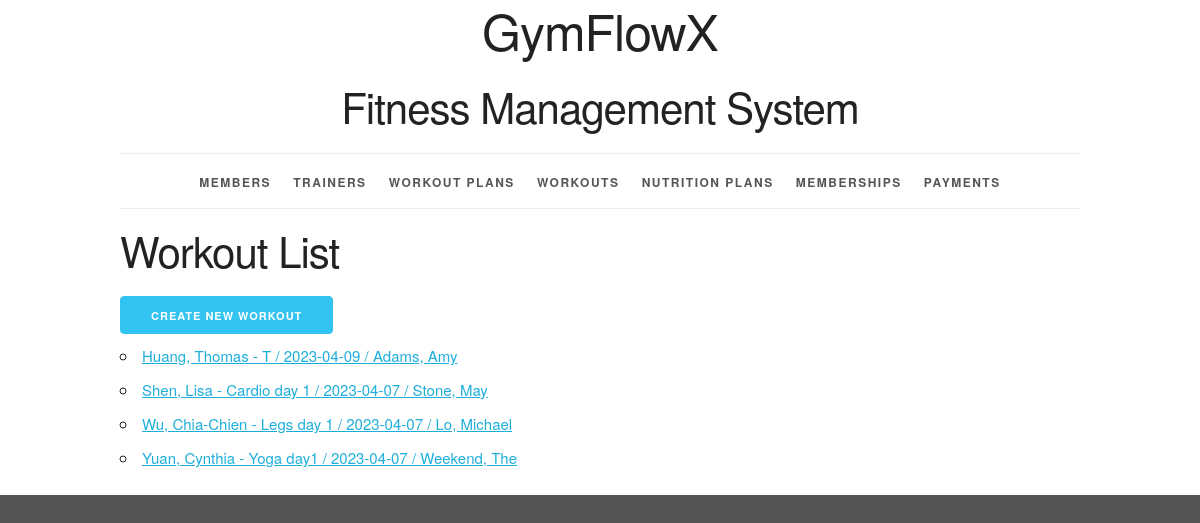
The app's page /workout/, older data.
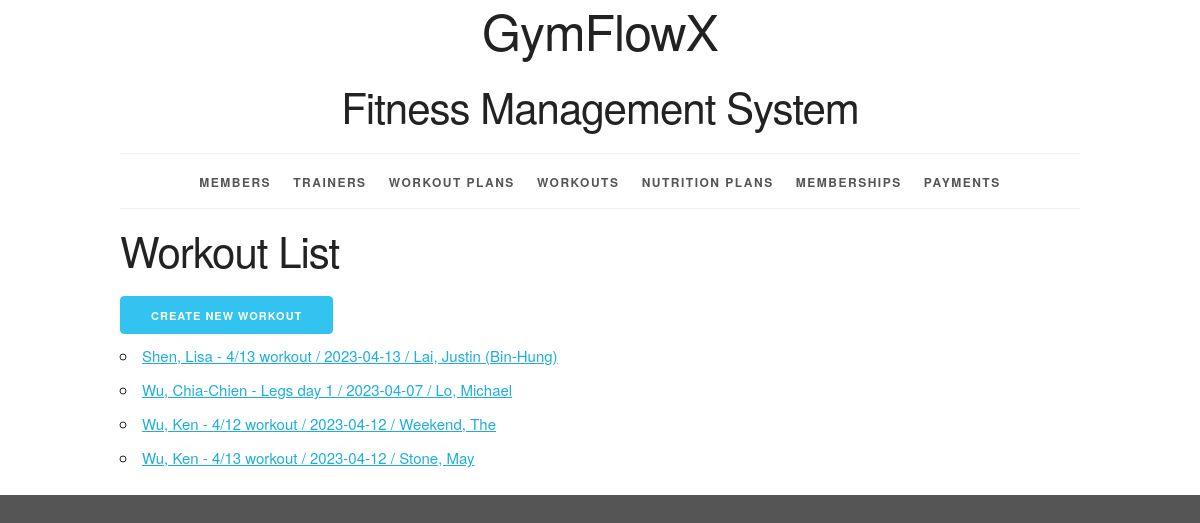
The same page, newer data.
### workoutinfo/models.py (models this page shows, shortened)
class Workout(models.Model):
    workout_id = models.AutoField(primary_key=True)
    date = models.DateField()
    name = models.CharField(max_length=255)
    description = models.TextField()
    duration = models.IntegerField(help_text='Enter duration in minutes')
    workout_plan = models.ForeignKey(WorkoutPlan, related_name='workouts', on_delete=models.PROTECT)
    member = models.ForeignKey(Member, related_name='workouts', on_delete=models.PROTECT)
    trainer = models.ForeignKey(Trainer, related_name='workouts', on_delete=models.PROTECT)
    def __str__(self):
        return f"{self.member} - {self.name} / {self.date} / {self.trainer}"
    def get_absolute_url(self):
        return reverse('workoutinfo_workout_detail_urlpattern',
                       kwargs={'pk': self.pk}
                       )
    class Meta:
        ordering = ['member', 'name', 'date']
        constraints = [
            UniqueConstraint(fields=['member', 'name'], name='unique_workout')
        ]

class Member(models.Model):
    MALE = 'M'
    FEMALE = 'F'
    OTHER = 'O'
    GENDER_CHOICES = [
        (MALE, 'Male'),
        (FEMALE, 'Female'),
        (OTHER, 'Other'),
    ]
    member_id = models.AutoField(primary_key=True)
    first_name = models.CharField(max_length=45)
    last_name = models.CharField(max_length=45)
    disambiguator = models.CharField(max_length=45, blank=True, default='')
    gender = models.CharField(max_length=1, choices=GENDER_CHOICES)
    phone_number = models.CharField(
        max_length=15,
        validators=[RegexValidator(
            r'^\+?\d{9,15}$',
            'Enter a valid phone number.'
        )]
    )
    def __str__(self):
        if self.disambiguator == '':
            return '%s, %s' % (self.last_name, self.first_name)
        else:
            result = '%s, %s (%s)' % (self.last_name, self.first_name, self.disambiguator)
        return result
    class Meta:
        ordering = ['last_name', 'first_name', 'disambiguator']
        constraints = [
            models.UniqueConstraint(fields=['last_name', 'first_name', 'phone_number'], name='unique_member')
        ]

class Trainer(models.Model):
    GENDER_CHOICES = [
        ('M', 'Male'),
        ('F', 'Female'),
        ('O', 'Other'),
    ]
    member_id = models.AutoField(primary_key=True)
    first_name = models.CharField(max_length=45)
    last_name = models.CharField(max_length=45)
    disambiguator = models.CharField(max_length=45, blank=True, default='')
    gender = models.CharField(max_length=1, choices=GENDER_CHOICES)
    phone_number = models.CharField(
        max_length=15,
        validators=[RegexValidator(
            r'^\+?\d{9,15}$',
            'Enter a valid phone number.'
        )]
    )
    def __str__(self):
        if self.disambiguator == '':
            return '%s, %s' % (self.last_name, self.first_name)
        else:
            result = '%s, %s (%s)' % (self.last_name, self.first_name, self.disambiguator)
        return result
    class Meta:
        ordering = ['last_name', 'first_name', 'disambiguator']
        constraints = [
            UniqueConstraint(fields=['last_name', 'first_name', 'phone_number'], name='unique_trainer')
        ]

### workoutinfo/views.py (the view)
class WorkoutList(View):
    def get(self, request):
        return render(
            request,
            'workoutinfo/workout_list.html',
            {'workout_list': Workout.objects.all()}
        )

### workoutinfo/templates/workoutinfo/workout_list.html (shortened to what this page needs)
{% extends 'workoutinfo/base.html' %}
{% block content %}
    <h2>Workout List</h2>
    <div>
      <a href="{% url 'workoutinfo_workout_create_urlpattern' %}"
      class="button button-primary">
        Create New Workout</a>
    </div>
    <ul>
        {% for workout in workout_list %}
            <li>
                <a href="{{ workout.get_absolute_url }}">{{ workout }}</a>
            </li>
        {% empty %}
            <li><em>There are currently no workouts available.</em></li>
        {% endfor %}
    </ul>
{% endblock %}

### workoutinfo/templates/workoutinfo/base.html (shortened to what this page needs)
{% load static %}
<!DOCTYPE html>
<html lang="en">
<head>
    <link rel="stylesheet" type="text/css"
          href="{% static 'workoutinfo/normalize.css' %}">
    <link rel="stylesheet" type="text/css"
          href="{% static 'workoutinfo/skeleton.css' %}">
    <link rel="stylesheet" type="text/css"
          href="{% static 'workoutinfo/style.css' %}">
</head>
<body>
<div class="container">
    <header class="row">
        <div class="offset-by-one ten columns">
            <h1>GymFlowX</h1>
            <h2>Fitness Management System</h2>
        </div>
    </header>
    <nav>
        <ul>
            <li>
                <a href="{% url 'workoutinfo_member_list_urlpattern' %}">
                    Members</a></li>
            <li>
                <a href="{% url 'workoutinfo_trainer_list_urlpattern' %}">
                    Trainers</a></li>
            <li>
                <a href="{% url 'workoutinfo_workoutplan_list_urlpattern' %}">
                    Workout Plans</a></li>
            <li>
                <a href="{% url 'workoutinfo_workout_list_urlpattern' %}">
                    Workouts</a></li>
            <li>
                <a href="{% url 'workoutinfo_nutritionplan_list_urlpattern' %}">
                    Nutrition Plans</a></li>
            <li>
                <a href="{% url 'workoutinfo_membership_list_urlpattern' %}">
                    Memberships</a></li>
            <li>
                <a href="{% url 'workoutinfo_payment_list_urlpattern' %}">
                    Payments</a></li>
        </ul>
    </nav>
    <main>
        {% block content %}{% endblock %}
    </main>
</div>
</body>
</html>

### workoutinfo/static/workoutinfo/skeleton.css (style rules this page uses)
.container { position: relative; width: 100%; max-width: 960px; margin: 0 auto; padding: 0 20px; box-sizing: border-box; }
.column, .columns { width: 100%; float: left; box-sizing: border-box; }
@media (min-width: 400px) { .container { width: 85%; padding: 0; } }
@media (min-width: 550px) { .container { width: 80%; } }
@media (min-width: 550px) { .column, .columns { margin-left: 4%; } }
@media (min-width: 550px) { .column:first-child, .columns:first-child { margin-left: 0; } }
@media (min-width: 550px) { .ten.columns { width: 82.6666666667%; } }
@media (min-width: 550px) { .offset-by-one.column, .offset-by-one.columns { margin-left: 8.66666666667%; } }
html { font-size: 62.5%; }
body { font-size: 1.5em; line-height: 1.6; font-weight: 400; font-family: "Raleway", "HelveticaNeue", "Helvetica Neue", Helvetica, Arial, sans-serif; color: #222; }
h1, h2, h3, h4, h5, h6 { margin-top: 0; margin-bottom: 2rem; font-weight: 300; }
h1 { font-size: 4.0rem; line-height: 1.2; letter-spacing: -.1rem; }
h2 { font-size: 3.6rem; line-height: 1.25; letter-spacing: -.1rem; }
@media (min-width: 550px) { h1 { font-size: 5.0rem; } }
@media (min-width: 550px) { h2 { font-size: 4.2rem; } }
a { color: #1EAEDB; }
.button, button, input[type="submit"], input[type="reset"], input[type="button"] { display: inline-block; height: 38px; padding: 0 30px; color: #555; text-align: center; font-size: 11px; font-weight: 600; line-height: 38px; letter-spacing: .1rem; text-transform: uppercase; text-decoration: none; white-space: nowrap; background-color: transparent; border-radius: 4px; border: 1px solid #bbb; cursor: pointer; box-sizing: border-box; }
.button.button-primary, button.button-primary, input[type="submit"].button-primary, input[type="reset"].button-primary, input[type="button"].button-primary { color: #FFF; background-color: #33C3F0; border-color: #33C3F0; }
ul { list-style: circle inside; }
ol, ul { padding-left: 0; margin-top: 0; }
li { margin-bottom: 1rem; }
button, .button { margin-bottom: 1rem; }
pre, blockquote, dl, figure, table, p, ul, ol, form { margin-bottom: 2.5rem; }
.container:after, .row:after, .u-cf { content: ""; display: table; clear: both; }

### workoutinfo/static/workoutinfo/style.css (style rules this page uses)
html { height: 100%; background-color: #555; }
body { background-color: white; }
body>div>header { text-align: center;; }
header h1 { display: inline-block; font-weight: normal; font-style: normal; width: 100%; margin-top: 0; padding-top: 0; }
nav { border-top: 1px solid #eee; width: 100%; border-bottom: 1px solid #eee; margin: 0 0 1em; padding: 0; }
nav ul { margin: 0; padding: 1em 0; list-style-type: none; text-align: center; }
nav ul li { display: inline; padding: 0; margin: 0 0.25em; font-weight: 600; text-transform: uppercase; text-align: center; font-size: 1rem; letter-spacing: .10rem; }
@media (min-width: 400px) { nav ul li { letter-spacing: .15rem; font-size: 1.2rem; margin: 0 0.5em; } }
@media (min-width: 550px) { nav ul li { margin: 0 0.75em; } }
nav ul li a { color: #555; text-decoration: none; background-color: transparent; cursor: pointer; }

Row changes from the older to the newer data that the page shows:
removed Workout: member+name+date "Huang, Thomas - T / 2023-04-09 / Adams, Amy"
removed Workout: member+name+date "Shen, Lisa - Cardio day 1 / 2023-04-07 / Stone, May"
removed Workout: member+name+date "Yuan, Cynthia - Yoga day1 / 2023-04-07 / Weekend, The"
added Workout: member+name+date "Shen, Lisa - 4/13 workout / 2023-04-13 / Lai, Justin (Bin-Hung)"
added Workout: member+name+date "Wu, Ken - 4/12 workout / 2023-04-12 / Weekend, The"
added Workout: member+name+date "Wu, Ken - 4/13 workout / 2023-04-12 / Stone, May"
